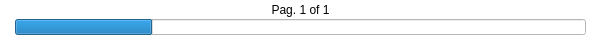
<?xml version="1.0" encoding="UTF-8"?>
<ui version="4.0">
 <class>ElfPageHandler</class>
 <widget class="QWidget" name="ElfPageHandler">
  <property name="geometry">
   <rect>
    <x>0</x>
    <y>0</y>
    <width>600</width>
    <height>40</height>
   </rect>
  </property>
  <property name="focusPolicy">
   <enum>Qt::StrongFocus</enum>
  </property>
  <property name="windowTitle">
   <string notr="true">Form</string>
  </property>
  <property name="styleSheet">
   <string notr="true">background-color: rgb(255, 255, 255);</string>
  </property>
  <widget class="QFrame" name="readingProgressCont">
   <property name="geometry">
    <rect>
     <x>0</x>
     <y>0</y>
     <width>601</width>
     <height>40</height>
    </rect>
   </property>
   <property name="sizePolicy">
    <sizepolicy hsizetype="Expanding" vsizetype="Expanding">
     <horstretch>0</horstretch>
     <verstretch>0</verstretch>
    </sizepolicy>
   </property>
   <property name="layoutDirection">
    <enum>Qt::LeftToRight</enum>
   </property>
   <layout class="QVBoxLayout" name="verticalLayout">
    <property name="spacing">
     <number>0</number>
    </property>
    <property name="leftMargin">
     <number>15</number>
    </property>
    <property name="topMargin">
     <number>0</number>
    </property>
    <property name="rightMargin">
     <number>15</number>
    </property>
    <property name="bottomMargin">
     <number>5</number>
    </property>
    <item>
     <widget class="QFrame" name="bqViewerPageCont">
      <layout class="QHBoxLayout" name="horizontalLayout">
       <property name="margin">
        <number>0</number>
       </property>
       <item>
        <spacer name="horizontalSpacer">
         <property name="orientation">
          <enum>Qt::Horizontal</enum>
         </property>
         <property name="sizeHint" stdset="0">
          <size>
           <width>40</width>
           <height>20</height>
          </size>
         </property>
        </spacer>
       </item>
       <item>
        <widget class="QLabel" name="pageText">
         <property name="minimumSize">
          <size>
           <width>141</width>
           <height>0</height>
          </size>
         </property>
         <property name="text">
          <string notr="true">Pag. 1 of 1</string>
         </property>
         <property name="alignment">
          <set>Qt::AlignCenter</set>
         </property>
         <property name="margin">
          <number>0</number>
         </property>
         <property name="indent">
          <number>0</number>
         </property>
        </widget>
       </item>
       <item>
        <spacer name="horizontalSpacer_2">
         <property name="orientation">
          <enum>Qt::Horizontal</enum>
         </property>
         <property name="sizeHint" stdset="0">
          <size>
           <width>40</width>
           <height>20</height>
          </size>
         </property>
        </spacer>
       </item>
      </layout>
     </widget>
    </item>
    <item>
     <widget class="QProgressBar" name="progressBar">
      <property name="sizePolicy">
       <sizepolicy hsizetype="Expanding" vsizetype="Expanding">
        <horstretch>0</horstretch>
        <verstretch>0</verstretch>
       </sizepolicy>
      </property>
      <property name="value">
       <number>24</number>
      </property>
      <property name="format">
       <string />
      </property>
     </widget>
    </item>
   </layout>
  </widget>
 </widget>
 <resources />
 <connections />
</ui>
